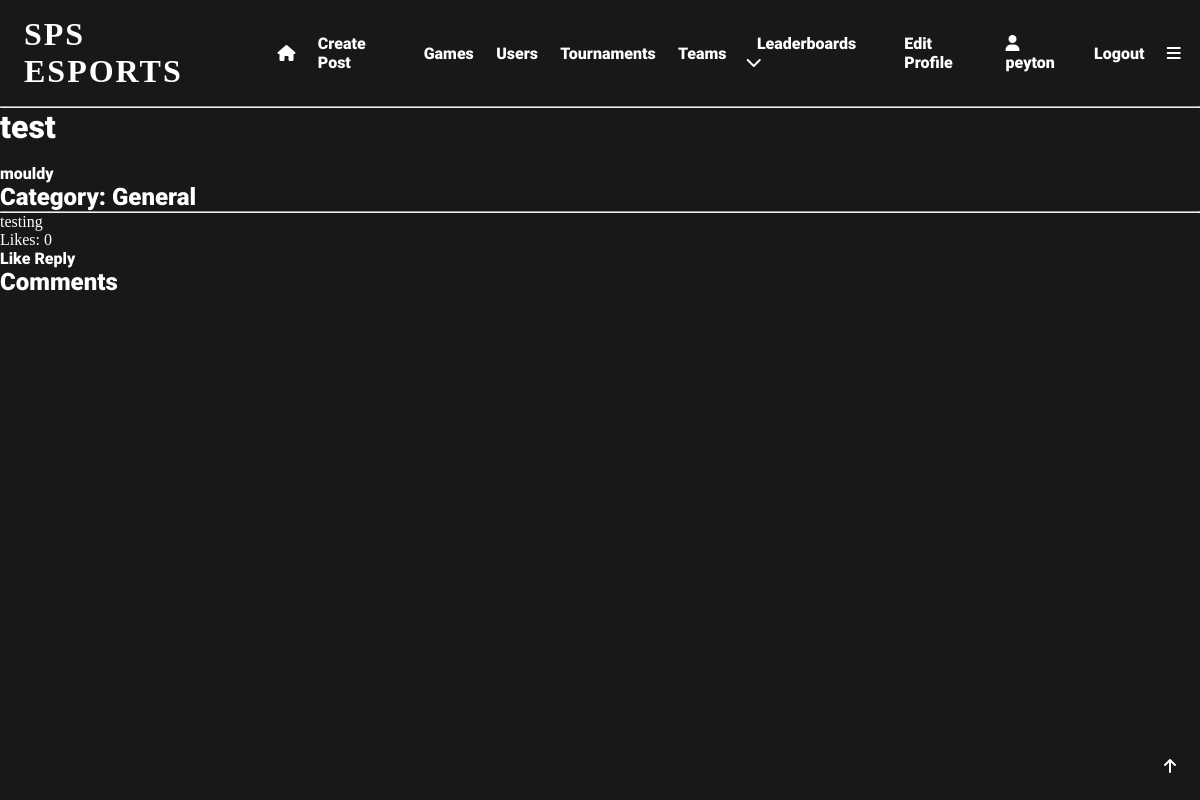
The app's page /post/2 (signed in) with its own data.
### app/models.py (models this page shows, shortened)
class User(UserMixin, db.Model):
    user_id = db.Column(db.Integer, primary_key=True)
    username = db.Column(db.String(64), index=True, unique=True)
    email = db.Column(db.String(120), index=True, unique=True)
    password_hash = db.Column(db.String(128), nullable=False)
    pfp = db.Column(db.String(140))
    user_bio = db.Column(db.String(140), default='New to SPS eSports!!!')
    pronouns = db.Column(db.String(64), nullable=True)
    skill_level = db.Column(db.String(64), default='Unsure')
    role = db.Column(db.String(64))
    grade = db.Column(db.String(64), nullable=True)
    availability = db.Column(db.String(140), default='Unsure')
    teams = db.relationship('Teams', back_populates='user')
    team_users = db.relationship('TeamUsers', back_populates='user')
    posts = db.relationship('Posts', back_populates='user')
    likes = db.relationship('Likes', back_populates='user')
    tournaments = db.relationship('Tournaments', back_populates='user')
    favourite_games = db.relationship('FavouriteGames', back_populates='user')
    tournament_users = db.relationship('TournamentUsers', back_populates='user')
    comments = db.relationship('Comments', back_populates='user')
    matches = db.relationship('Matches', back_populates='user')
    match_users = db.relationship('MatchUsers', back_populates='user')
    following = db.relationship('Following', backref='user', foreign_keys='Following.user_id')
    followed = db.relationship('Following', foreign_keys='Following.following_id')

class Posts(db.Model):
    post_id = db.Column(db.Integer, primary_key=True, index=True, unique=True, nullable=False)
    post_title = db.Column(db.String(64), nullable=False)
    post_content = db.Column(db.String(140), nullable=False)
    post_date = db.Column(db.DateTime, nullable=False)
    post_type = db.Column(db.String(64))
    likes = db.Column(db.Integer, default=0)
    user_id = db.Column(db.Integer, db.ForeignKey('user.user_id'), name='post_user_id', nullable=False)
    user = db.relationship('User', back_populates='posts')
    post_likes = db.relationship('Likes', back_populates='post')
    comments = db.relationship('Comments', back_populates='post')

### app/routes.py (the view)
@app.route('/post/<post_id>', methods=['GET', 'POST'])
@login_required
def post(post_id):
    post = Posts.query.filter_by(post_id=post_id).first_or_404()
    creator = User.query.filter_by(user_id=post.user_id).first()
    is_liked = Likes.query.filter_by(user_id=current_user.user_id, post_id=post_id).count()
    my_post = Posts.query.filter_by(post_id=post_id, user_id=current_user.user_id).count()
    comments = Comments.query.filter_by(post_id=post_id).all()
    return render_template('post.html', post=post, creator=creator, is_liked=is_liked, my_post=my_post, comments=comments)

### app/models.py (called while the page is built)
@login.user_loader
def load_user(user_id):
    return User.query.get(int(user_id))  # returns the user id as an integer

### app/templates/post.html (shortened to what this page needs)
{% extends 'base.html' %}
{% block content %}
<h1>{{post.post_title}}</h1>
<br>
<a href="{{url_for('user', username=creator.username)}}">{{creator.username}}</a>
<h2>Category: {{post.post_type}}</h2>
<hr>
<p>{{post.post_content}}</p>
<p>Likes: {{post.likes}}</p>
{% if is_liked == 1 %}
    <a href="{{url_for('like', post_id=post.post_id)}}">Unlike</a>
{% else %}
    {% if my_post == 0 %}
        <a href="{{url_for('like', post_id=post.post_id)}}">Like</a>
    {% endif %}
{% endif %}
<a href="{{url_for('post_comment', post_id=post.post_id)}}">Reply</a>
<h2>Comments</h2>
{% endblock %}

### app/templates/base.html (shortened to what this page needs)
<!DOCTYPE html>
<html lang="en">
<head>
    <link rel="stylesheet" href="{{ url_for('static', filename='css/styles.css') }}">
</head>
<body>
  <div id="top" class="header">
      {% if current_user.is_anonymous %}
        <h1 onclick="location.href='login'">SPS ESPORTS</h1>
        <a href="{{ url_for('login') }}">Login</a>
        <a href="{{ url_for('register') }}">Register</a>
      {% else %}
        <h1 onclick="location.href='{{url_for('index')}}'">SPS ESPORTS</h1>
        <a href="{{ url_for('index') }}"><i class="fa-solid fa-house"></i></a>
        <a href="{{ url_for('create_post') }}">Create Post</a>
        <a href="{{ url_for('search') }}">Games</a>
        <a href="{{ url_for('user_search') }}">Users</a>
        <a href="{{ url_for('tournament_search') }}">Tournaments</a>
        <a href="{{url_for('team_search')}}">Teams</a>
        <div class="expand">
            <div class="expand-button">
                <a href="javascript:showDropdown()">Leaderboards  <i class="fa-solid fa-chevron-down"></i></a>
            </div>
        </div>
        <a href="{{ url_for('edit_profile') }}">Edit Profile</a>
        <a href="{{ url_for('user', username=current_user.username) }}"><i class="fa-solid fa-user"></i>   {{current_user.username}}</a>
        <a href="{{ url_for('logout') }}">Logout</a>
        <a href="javascript:navBar()"><i class="fa-solid fa-bars"></i></a>
      {% endif %}
  </div>
    <hr>
  <div class="topbutton">
    <a href="#top"><i class="fa-solid fa-arrow-up"></i></a>
  </div>
{% block content %} {% endblock %}
</body>
</html>

### app/static/css/styles.css (style rules this page uses)
* { margin: 0; padding: 0; box-sizing: border-box; scroll-behavior: smooth; scrollbar-width: thin; scrollbar-color: white var(--bg); }
body { background: var(--bg); color: white; }
:root { --accent: #e81c29; --bg: #181818; --bg2: #282828; --lightbg: rgba(255,255,255,0.05); }
.header { display:flex; align-items: center; padding: 1em 0.5em; }
.header a { padding: 0em 0.7em; font-family: 'Roboto'; font-size: 1em; text-decoration: none; transition: 0.5s; position: relative; transition: 0.3s; color: white; }
.header a::before { content: ''; position: absolute; width: 100%; height: 2px; left: 0; bottom: -2px; background-color: var(--accent); transform-origin: right; transform: scaleX(0); transition: transform 0.3s; }
.header h1 { box-shadow: inset 0 0 0 0 var(--bg); font-family: 'Nausea'; letter-spacing: 2px; padding: 0 0.5em; position: relative; transition: color 0.3s ease-in-out, box-shadow 0.3s ease-in-out; }
.expand { font-family: 'Roboto'; padding: 0.5em; position: relative; }
h1 { font-family: 'Roboto'; font-size: 2em; }
h2 { font-family: 'Roboto'; font-size: 1.5em; }
.topbutton { position: fixed; bottom: 1em; right: 1em; padding: 0.5em; border-radius: 50%; background-color: var(--bg); color: white; font-family: 'Roboto'; font-size: 1em; transition: 0.5s; }
a { color: white; text-decoration: none; transition: 0.5s; padding: 0.5em 0; position: relative; font-family: 'Roboto'; }
a::before { content: ''; position: absolute; width: 100%; height: 2px; left: 0; bottom: -2px; background-color: var(--accent); transform-origin: right; transform: scaleX(0); transition: transform 0.3s; }

### records on screen
User: username "peyton"
Posts: post_title "test", post_type "General", post_content "testing", likes "0"
User: username "mouldy"
